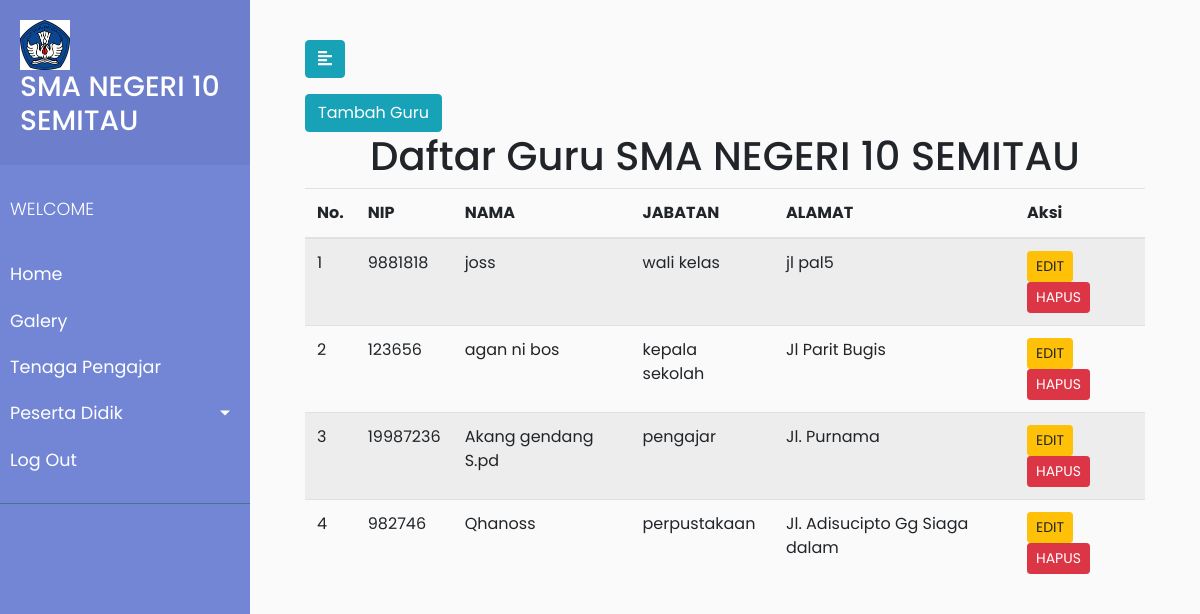
Page /pengajar.php on the committed database.
### tables this page shows
CREATE TABLE `guru` (
  `id` int(30) NOT NULL,
  `nip` int(10) NOT NULL,
  `nama` varchar(30) NOT NULL,
  `jabatan` varchar(30) NOT NULL,
  `alamat` text NOT NULL
);

### pengajar.php (the view, shortened to what this page needs)
<!DOCTYPE html>
<html>
<head>
    <link rel="stylesheet" href="https://stackpath.bootstrapcdn.com/bootstrap/4.1.0/css/bootstrap.min.css">
    <link rel="stylesheet" href="style2.css">
    <link rel="stylesheet" href="https://cdnjs.cloudflare.com/ajax/libs/malihu-custom-scrollbar-plugin/3.1.5/jquery.mCustomScrollbar.min.css">
</head>
<body>
    <div class="wrapper">
        <nav id="sidebar">
            <div class="sidebar-header">
                <img src="image/3.jpg" width="50px" height="50px">
                <h3> SMA NEGERI 10 SEMITAU</h3>
            </div>
            <ul class="list-unstyled components">
                <p>WELCOME</p>
                <li>
                    <a href="home.php">Home</a>
                </li>
                <li>
                    <a href="galery.php">Galery</a>
                </li>
                <li>
                    <a href="pengajar.php">Tenaga Pengajar</a>
                </li>
                <li>
                    <a href="#pageSubmenu" data-toggle="collapse" aria-expanded="false" class="dropdown-toggle">Peserta Didik</a>
                </li>
                <li>
                    <a href="login.php">Log Out</a>
                </li>
            </ul>
        </nav>
        <div id="content">
            <div class="container-fluid">
                <button type="button" id="sidebarCollapse" class="btn btn-info">
                    <i class="fas fa-align-left"></i>
                </button>
            </div>
            <div class="container">
                <button type="button" class="btn btn-info mt-3"> <a href="tambahguru.php"> Tambah Guru </a></button>
            </div>
            <?php
            require 'koneksi.php';
            $queryguru = mysqli_query( $link,"SELECT * FROM guru");
            ?>
            <div class="container">
                <h1 class="text-center"> Daftar Guru SMA NEGERI 10 SEMITAU </h1>
                <table class="table table-striped">
                    <thead>
                        <tr>
                            <th>No.</th>
                            <th>NIP</th>
                            <th>NAMA </th>
                            <th>JABATAN</th>
                            <th>ALAMAT</th>
                            <th>Aksi</th>
                        </tr>
                    </thead>
                    <?php $i = 1; ?>
                    <?php foreach ($queryguru as $row) : ?>
                        <tr>
                            <td><?= $i; ?></td>
                            <td><?= $row["nip"]; ?> </td>
                            <td><?= $row["nama"]; ?></td>
                            <td><?= $row["jabatan"]; ?> </td>
                            <td> <?= $row["alamat"]; ?></td>
                            <td>
                                <a href="editguru.php?id=<?= $row["id"]; ?>" class="btn btn-sm btn-warning">EDIT</a>
                                <a href="hapusguru.php?id=<?= $row["id"]; ?>" class="btn btn-sm btn-danger" onclick=" return confirm('yakin ingin hapus?');">HAPUS</a>
                            </td>
                        </tr>
                        <?php $i++; ?>
                    <?php endforeach; ?>
                </table>
            </div>
</body>
</html

### style2.css (style rules this page uses)
body { font-family: 'Poppins', sans-serif; background: #fafafa; }
p { font-family: 'Poppins', sans-serif; font-size: 1.1em; font-weight: 300; line-height: 1.7em; color: #999; }
a, a:hover, a:focus { color: inherit; text-decoration: none; transition: all 0.3s; }
.wrapper { display: flex; width: 100%; }
#sidebar { width: 250px; position: fixed; top: 0; left: 0; height: 100vh; z-index: 999; background: #7386D5; color: #fff; transition: all 0.3s; }
#sidebar .sidebar-header { padding: 20px; background: #6d7fcc; }
#sidebar ul.components { padding: 20px 0; border-bottom: 1px solid #47748b; }
#sidebar ul p { color: #fff; padding: 10px; }
#sidebar ul li a { padding: 10px; font-size: 1.1em; display: block; }
a[data-toggle="collapse"] { position: relative; }
.dropdown-toggle::after { display: block; position: absolute; top: 50%; right: 20px; transform: translateY(-50%); }
#content { width: calc(100% - 250px); padding: 40px; min-height: 100vh; transition: all 0.3s; position: absolute; top: 0; right: 0; }

### rows in the picture
guru: nip "9881818", nama "joss", jabatan "wali kelas", alamat "jl pal5"
guru: nip "123656", nama "agan ni bos", jabatan "kepala sekolah", alamat "Jl Parit Bugis"
guru: nip "19987236", nama "Akang gendang S.pd", jabatan "pengajar", alamat "Jl. Purnama"
guru: nip "982746", nama "Qhanoss", jabatan "perpustakaan", alamat "Jl. Adisucipto Gg Siaga dalam"
